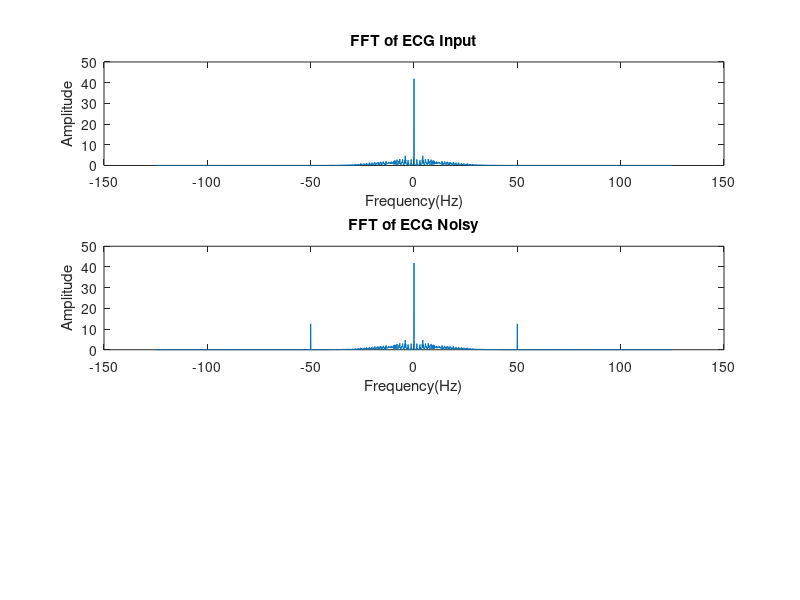

The MATLAB script that drew this image: (Note: this script raises an error after producing the figure.)
clc; 
clear all;
close all;
disp('Section-1 Done');
%%
ecg=load('BEAT_2000_samples.txt');
f_s=250; 

N1=length(ecg);
t=0:1/f_s:7.999;
ecgnew = transpose(ecg);
disp('Section-2 Done')
%%
noise=sin(2*pi*50*t);
xn = ecgnew + noise*25;
disp('Section-3 Done')
%%
load('NUM.mat')
disp('Section-4 Done')
%%
% filtered_ecg = filter(Hd,xn);
% figure
% plot(t(1:500),filtered_ecg(1+30:500+30))
% title('Filtered ecg')
% xlabel('time')
% ylabel('amplitude')
% disp('Section-5 Done')
%%
df=f_s/N1;
frequency_ecg=-f_s/2:df:f_s/2-df;

figure
FFT_ecg_in=fftshift(fft(ecg))/length(fft(ecg));
subplot(3,1,1)
plot(frequency_ecg,abs(FFT_ecg_in));
title('FFT of ECG Input');
xlabel('Frequency(Hz)');
ylabel('Amplitude');

FFT_ecg_in=fftshift(fft(xn))/length(fft(xn));
subplot(3,1,2)
plot(frequency_ecg,abs(FFT_ecg_in));
title('FFT of ECG Noisy');
xlabel('Frequency(Hz)');
ylabel('Amplitude');

FFT_ecg_in=fftshift(fft(filtered_ecg))/length(fft(filtered_ecg));
subplot(3,1,3)
plot(frequency_ecg,abs(FFT_ecg_in));
title('FFT of Filtered ECG');
xlabel('Frequency(Hz)');
ylabel('Amplitude');

disp('Section-6 Done')
%%
figure

subplot(3,1,1)
plot(t(1:500),ecg(1:500));
title('Original ECG')             
xlabel('Time')
ylabel('Amplitude')


subplot(3,1,2)
plot(t(1:500),xn(1:500))
title('Noisy ECG')             
xlabel('Time')
ylabel('Amplitude')

subplot(3,1,3)
plot(t(1:500),filtered_ecg(1+30:500+30))
title('Filtered ECG')             
xlabel('Time')
ylabel('Amplitude')

disp('Section-7 Done')
disp('Code Complete')